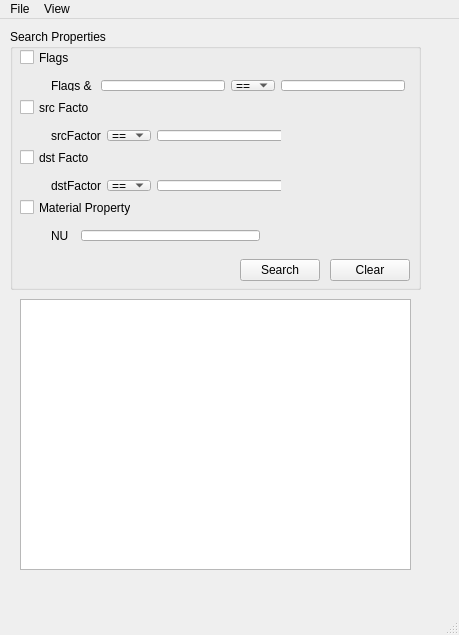
<?xml version="1.0" encoding="UTF-8"?>
<ui version="4.0">
 <class>MainWindow</class>
 <widget class="QMainWindow" name="MainWindow">
  <property name="geometry">
   <rect>
    <x>0</x>
    <y>0</y>
    <width>459</width>
    <height>635</height>
   </rect>
  </property>
  <property name="windowTitle">
   <string>Material XML</string>
  </property>
  <widget class="QWidget" name="centralWidget">
   <widget class="QGroupBox" name="groupBox">
    <property name="geometry">
     <rect>
      <x>10</x>
      <y>10</y>
      <width>411</width>
      <height>261</height>
     </rect>
    </property>
    <property name="title">
     <string>Search Properties</string>
    </property>
    <widget class="QCheckBox" name="flagsCheckBox">
     <property name="geometry">
      <rect>
       <x>10</x>
       <y>20</y>
       <width>70</width>
       <height>17</height>
      </rect>
     </property>
     <property name="text">
      <string>Flags</string>
     </property>
    </widget>
    <widget class="QCheckBox" name="srcCheckBox">
     <property name="geometry">
      <rect>
       <x>10</x>
       <y>70</y>
       <width>70</width>
       <height>17</height>
      </rect>
     </property>
     <property name="text">
      <string>src Factor</string>
     </property>
    </widget>
    <widget class="QCheckBox" name="dstCheckBox">
     <property name="geometry">
      <rect>
       <x>10</x>
       <y>120</y>
       <width>70</width>
       <height>17</height>
      </rect>
     </property>
     <property name="text">
      <string>dst Factor</string>
     </property>
    </widget>
    <widget class="QWidget" name="dstContainer" native="true">
     <property name="geometry">
      <rect>
       <x>30</x>
       <y>140</y>
       <width>241</width>
       <height>31</height>
      </rect>
     </property>
     <widget class="QWidget" name="layoutWidget">
      <property name="geometry">
       <rect>
        <x>0</x>
        <y>0</y>
        <width>279</width>
        <height>33</height>
       </rect>
      </property>
      <layout class="QHBoxLayout" name="horizontalLayout_3">
       <item>
        <widget class="QLabel" name="dstLabel">
         <property name="text">
          <string>dstFactor</string>
         </property>
        </widget>
       </item>
       <item>
        <widget class="QComboBox" name="dstOpComboBox">
         <item>
          <property name="text">
           <string>==</string>
          </property>
         </item>
         <item>
          <property name="text">
           <string>&gt;</string>
          </property>
         </item>
         <item>
          <property name="text">
           <string>&gt;=</string>
          </property>
         </item>
         <item>
          <property name="text">
           <string>&lt;</string>
          </property>
         </item>
         <item>
          <property name="text">
           <string>&lt;=</string>
          </property>
         </item>
        </widget>
       </item>
       <item>
        <widget class="QLineEdit" name="dstLineEdit"/>
       </item>
      </layout>
     </widget>
    </widget>
    <widget class="QWidget" name="srcContainer" native="true">
     <property name="geometry">
      <rect>
       <x>30</x>
       <y>90</y>
       <width>241</width>
       <height>31</height>
      </rect>
     </property>
     <widget class="QWidget" name="layoutWidget">
      <property name="geometry">
       <rect>
        <x>0</x>
        <y>0</y>
        <width>278</width>
        <height>33</height>
       </rect>
      </property>
      <layout class="QHBoxLayout" name="horizontalLayout_2">
       <item>
        <widget class="QLabel" name="srcLabel">
         <property name="text">
          <string>srcFactor</string>
         </property>
        </widget>
       </item>
       <item>
        <widget class="QComboBox" name="srcOpComboBox">
         <item>
          <property name="text">
           <string>==</string>
          </property>
         </item>
         <item>
          <property name="text">
           <string>&gt;</string>
          </property>
         </item>
         <item>
          <property name="text">
           <string>&gt;=</string>
          </property>
         </item>
         <item>
          <property name="text">
           <string>&lt;</string>
          </property>
         </item>
         <item>
          <property name="text">
           <string>&lt;=</string>
          </property>
         </item>
        </widget>
       </item>
       <item>
        <widget class="QLineEdit" name="srcLineEdit"/>
       </item>
      </layout>
     </widget>
    </widget>
    <widget class="QWidget" name="flagsContainer" native="true">
     <property name="geometry">
      <rect>
       <x>30</x>
       <y>40</y>
       <width>371</width>
       <height>31</height>
      </rect>
     </property>
     <widget class="QWidget" name="layoutWidget">
      <property name="geometry">
       <rect>
        <x>0</x>
        <y>0</y>
        <width>376</width>
        <height>33</height>
       </rect>
      </property>
      <layout class="QHBoxLayout" name="flagsHorizontalLayout">
       <item>
        <widget class="QLabel" name="flagsLabel">
         <property name="text">
          <string>Flags &amp; </string>
         </property>
        </widget>
       </item>
       <item>
        <widget class="QLineEdit" name="flags1LineEdit"/>
       </item>
       <item>
        <widget class="QComboBox" name="flagsOpComboBox">
         <item>
          <property name="text">
           <string>==</string>
          </property>
         </item>
         <item>
          <property name="text">
           <string>&gt;</string>
          </property>
         </item>
         <item>
          <property name="text">
           <string>&gt;=</string>
          </property>
         </item>
         <item>
          <property name="text">
           <string>&lt;</string>
          </property>
         </item>
         <item>
          <property name="text">
           <string>&lt;=</string>
          </property>
         </item>
        </widget>
       </item>
       <item>
        <widget class="QLineEdit" name="flags2LineEdit"/>
       </item>
      </layout>
     </widget>
    </widget>
    <widget class="QPushButton" name="searchPushButton">
     <property name="geometry">
      <rect>
       <x>230</x>
       <y>230</y>
       <width>80</width>
       <height>22</height>
      </rect>
     </property>
     <property name="text">
      <string>Search</string>
     </property>
    </widget>
    <widget class="QPushButton" name="clearPushButton">
     <property name="geometry">
      <rect>
       <x>320</x>
       <y>230</y>
       <width>80</width>
       <height>22</height>
      </rect>
     </property>
     <property name="text">
      <string>Clear</string>
     </property>
    </widget>
    <widget class="QCheckBox" name="matPropCheckBox">
     <property name="geometry">
      <rect>
       <x>10</x>
       <y>170</y>
       <width>111</width>
       <height>17</height>
      </rect>
     </property>
     <property name="text">
      <string>Material Property</string>
     </property>
    </widget>
    <widget class="QWidget" name="matPropContainer" native="true">
     <property name="geometry">
      <rect>
       <x>20</x>
       <y>190</y>
       <width>251</width>
       <height>31</height>
      </rect>
     </property>
     <widget class="QWidget" name="layoutWidget">
      <property name="geometry">
       <rect>
        <x>10</x>
        <y>0</y>
        <width>231</width>
        <height>33</height>
       </rect>
      </property>
      <layout class="QHBoxLayout" name="horizontalLayout">
       <item>
        <widget class="QLabel" name="nuLabel">
         <property name="text">
          <string>NU_</string>
         </property>
        </widget>
       </item>
       <item>
        <widget class="QLineEdit" name="matPropLineEdit"/>
       </item>
      </layout>
     </widget>
    </widget>
   </widget>
   <widget class="QPlainTextEdit" name="plainTextEdit">
    <property name="geometry">
     <rect>
      <x>20</x>
      <y>280</y>
      <width>391</width>
      <height>271</height>
     </rect>
    </property>
   </widget>
  </widget>
  <widget class="QMenuBar" name="menuBar">
   <property name="geometry">
    <rect>
     <x>0</x>
     <y>0</y>
     <width>459</width>
     <height>38</height>
    </rect>
   </property>
   <widget class="QMenu" name="menuMaterial_XML">
    <property name="title">
     <string>File</string>
    </property>
    <addaction name="actionOpen"/>
    <addaction name="actionOpen_Folder"/>
   </widget>
   <widget class="QMenu" name="menuAbout">
    <property name="title">
     <string>View</string>
    </property>
    <addaction name="actionAbout"/>
   </widget>
   <addaction name="menuMaterial_XML"/>
   <addaction name="menuAbout"/>
  </widget>
  <widget class="QStatusBar" name="statusBar"/>
  <action name="actionOpen">
   <property name="text">
    <string>Open File</string>
   </property>
  </action>
  <action name="actionOpen_Folder">
   <property name="text">
    <string>Open Folder</string>
   </property>
  </action>
  <action name="actionAbout">
   <property name="text">
    <string>About</string>
   </property>
  </action>
  <action name="actionDisplay_Settings">
   <property name="text">
    <string>Display Settings</string>
   </property>
  </action>
 </widget>
 <layoutdefault spacing="6" margin="11"/>
 <resources/>
 <connections/>
</ui>
